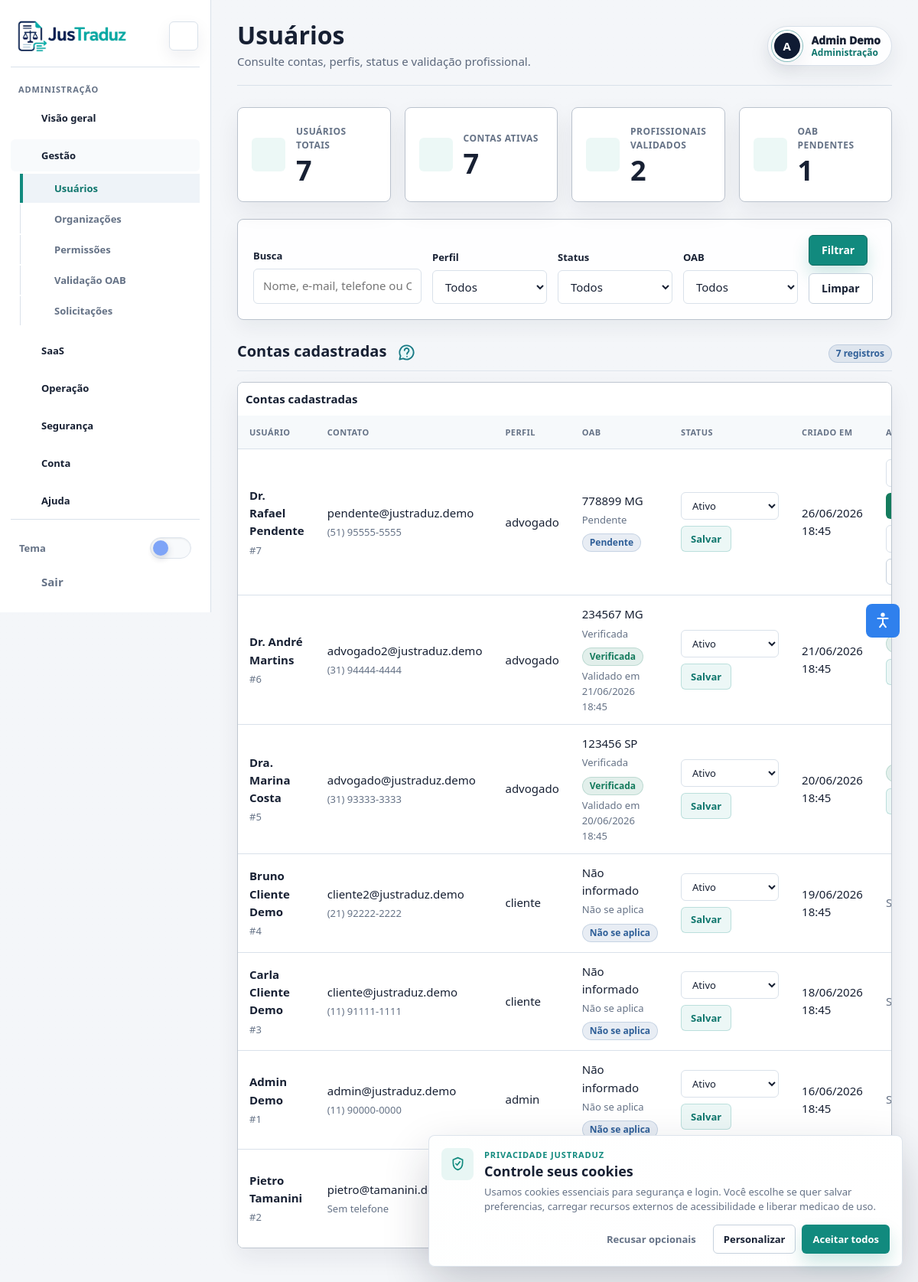
Screenshot of /frontend/admin/usuarios.php (signed in) with the database file from the repository.
### tables this page shows
CREATE TABLE IF NOT EXISTS users (
    id INT AUTO_INCREMENT PRIMARY KEY,
    organization_id INT NULL,
    nome VARCHAR(100) NOT NULL,
    email VARCHAR(100) UNIQUE NOT NULL,
    senha VARCHAR(255) NOT NULL,
    tipo ENUM('cliente', 'advogado', 'admin') NOT NULL,
    
    oab VARCHAR(20),
    oab_uf VARCHAR(10),
    oab_status VARCHAR(50),
    oab_rejection_reason TEXT NULL,
    oab_submitted_at DATETIME NULL,
    oab_validated_at DATETIME NULL,
    oab_validated_by INT NULL,
    oab_parametro TEXT,
    oab_verificado BOOLEAN DEFAULT FALSE,

     
    oab_tipo VARCHAR(50),
    status_cna ENUM('pendente', 'verificado', 'invalido', 'nao_encontrado') DEFAULT 'pendente',
    cna_validado_em DATETIME NULL,
    cna_origem VARCHAR(50) NULL,
    cna_payload_cache TEXT NULL,
    cna_ultimo_erro TEXT NULL,
    cna_tentativas INT DEFAULT 0,
    
    telefone VARCHAR(25),
    cpf VARCHAR(14),
    foto_perfil VARCHAR(255),
    google_sub VARCHAR(255) UNIQUE,
    google_picture VARCHAR(255),
    google_linked_at DATETIME NULL,
    provider VARCHAR(30) NULL,
    profile_completed BOOLEAN DEFAULT TRUE,
    email_verified_at DATETIME NULL,
    deletion_requested_at DATETIME NULL,
    deletion_scheduled_at DATETIME NULL,
    status ENUM('ativo','inativo') DEFAULT 'ativo',
    created_at TIMESTAMP DEFAULT CURRENT_TIMESTAMP,
    updated_at DATETIME NULL DEFAULT NULL ON UPDATE CURRENT_TIMESTAMP,
    INDEX idx_users_tipo_status (tipo, status),
    UNIQUE KEY uniq_users_cpf (cpf),
    INDEX idx_users_oab_status (oab_status),
    INDEX idx_users_organization (organization_id),
    INDEX idx_users_provider (provider),
    INDEX idx_users_google_sub (google_sub),
    INDEX idx_users_deletion_schedule (deletion_scheduled_at),
    FOREIGN KEY (oab_validated_by) REFERENCES users(id) ON DELETE SET NULL
) DEFAULT CHARSET=utf8mb4;

### frontend/admin/usuarios.php (called while the page is built)
<?php
require dirname(__DIR__) . '/pages/admin/usuarios.php';

### frontend/app/support/database.php (called while the page is built, shortened)
<?php
function count_query(PDO $pdo, string $sql, array $params = []): int
{
    $stmt = $pdo->prepare($sql);
    $stmt->execute($params);
    return (int) $stmt->fetchColumn();
}
function fetch_all(PDO $pdo, string $sql, array $params = []): array
{
    $stmt = $pdo->prepare($sql);
    $stmt->execute($params);
    return $stmt->fetchAll();
}

### frontend/app/support/session.php (called while the page is built, shortened)
<?php
function is_logged_in(): bool
{
    return isset($_SESSION['logado']) && $_SESSION['logado'] === true;
}
function current_user_id(): int
{
    return (int) ($_SESSION['id'] ?? 0);
}

### frontend/app/support/http.php (called while the page is built, shortened)
<?php
function e(?string $value): string
{
    return htmlspecialchars((string) $value, ENT_QUOTES, 'UTF-8');
}

### backend/app/config/app.php (called while the page is built, shortened)
<?php
function app_base_path(): string
{
    static $basePath = null;
    if ($basePath !== null) {
        return $basePath;
    }
    $override = getenv('APP_BASE_PATH');
    if ($override !== false) {
        $basePath = rtrim('/' . trim((string) $override, '/'), '/');
        return $basePath === '/' ? '' : $basePath;
    }
    $basePath = '';
    return $basePath;
}
function app_url(string $path = ''): string
{
    $path = '/' . ltrim($path, '/');
    return app_base_path() . ($path === '/' ? '' : $path);
}

### frontend/pages/admin/usuarios.php (the view, shortened to what this page needs)
<?php
require_once dirname(__DIR__, 2) . '/app/bootstrap.php';
function admin_oab_label(array $user): string
{
    if ($user['tipo'] !== 'advogado') {
        return 'Não se aplica';
    }
    if ((int) ($user['oab_verificado'] ?? 0) === 1) {
        return 'Verificada';
    }
    $status = (string) ($user['status_cna'] ?? 'pendente');
    return match ($status) {
        'invalido' => 'Inválida',
        'nao_encontrado' => 'Não encontrada',
        'verificado' => 'Verificada',
        default => 'Pendente',
    };
}
function admin_oab_badge_class(array $user): string
{
    if ($user['tipo'] !== 'advogado') {
        return 'badge-info';
    }
    if ((int) ($user['oab_verificado'] ?? 0) === 1 || ($user['status_cna'] ?? '') === 'verificado') {
        return 'badge-success';
    }
    return 'badge-info';
}
$q = trim((string) ($_GET['q'] ?? ''));
$where = ["tipo IN ('cliente', 'advogado', 'admin')"];
$params = [];
$sql = 'SELECT id, nome, email, tipo, telefone, oab, oab_uf, oab_status, oab_verificado, status_cna, cna_validado_em, cna_origem, cna_ultimo_erro, status, created_at FROM users';
if ($where) {
    $sql .= ' WHERE ' . implode(' AND ', $where);
}
$sql .= ' ORDER BY created_at DESC';
$users = fetch_all($pdo, $sql, $params);
$userTotal = count_query($pdo, "SELECT COUNT(*) FROM users WHERE tipo IN ('cliente', 'advogado', 'admin')");
$activeTotal = count_query($pdo, "SELECT COUNT(*) FROM users WHERE tipo IN ('cliente', 'advogado', 'admin') AND status = 'ativo'");
$verifiedProfessionalTotal = count_query($pdo, "SELECT COUNT(*) FROM users WHERE tipo = 'advogado' AND oab_verificado = TRUE");
$pendingProfessionalTotal = count_query(
    $pdo,
    "SELECT COUNT(*) FROM users
     WHERE tipo = 'advogado'
       AND oab_verificado = FALSE
       AND COALESCE(status_cna, 'pendente') = 'pendente'
       AND COALESCE(oab, '') <> ''
       AND COALESCE(oab_uf, '') <> ''"
);
?>
<!DOCTYPE html>
<html lang="pt-BR">
<head>
  <link rel="stylesheet" href="../assets/css/style.css?v=site-polish-20260625">
</head>
<body>
  <div class="app-shell admin-shell">
    <main class="app-main">
      <?php render_topbar('Usuários', 'Consulte contas, perfis, status e validação profissional.', current_user_name()); ?>
      <section class="grid grid-4">
        <?= stat_card('Usuários totais', $userTotal, 'users') ?>
        <?= stat_card('Contas ativas', $activeTotal, 'check') ?>
        <?= stat_card('Profissionais validados', $verifiedProfessionalTotal, 'shield') ?>
        <?= stat_card('OAB pendentes', $pendingProfessionalTotal, 'help') ?>
      </section>
      <form class="card admin-filter admin-filter-wide" method="get">
        <div class="field">
          <label for="q">Busca</label>
          <input class="input" id="q" name="q" value="<?= e($q) ?>" placeholder="Nome, e-mail, telefone ou OAB">
        </div>
        <div class="field">
          <label for="tipo">Perfil</label>
          <select class="select" id="tipo" name="tipo">
            <option value="">Todos</option>
          </select>
        </div>
        <div class="field">
          <label for="status">Status</label>
          <select class="select" id="status" name="status">
            <option value="">Todos</option>
          </select>
        </div>
        <div class="field">
          <label for="oab">OAB</label>
          <select class="select" id="oab" name="oab">
            <option value="">Todos</option>
          </select>
        </div>
        <div class="form-actions">
          <button class="btn btn-primary" type="submit">Filtrar</button>
          <a class="btn btn-outline" href="usuarios.php">Limpar</a>
        </div>
      </form>
      <section class="dash-section">
        <div class="dash-section-title">
          <h2>Contas cadastradas</h2>
          <span class="badge badge-info"><?= e((string) count($users)) ?> registros</span>
        </div>
        <?php if (!$users): ?>
          <?= empty_state('Nenhum usuário encontrado para os filtros selecionados.') ?>
        <?php else: ?>
          <div class="table-wrap">
            <table class="table admin-users-table">
              <thead><tr><th>Usuário</th><th>Contato</th><th>Perfil</th><th>OAB</th><th>Status</th><th>Criado em</th><th>Ações</th></tr></thead>
              <tbody>
                <?php foreach ($users as $user): ?>
                  <?php $isProfessional = $user['tipo'] === 'advogado'; ?>
                  <tr>
                    <td><strong><?= e($user['nome']) ?></strong><span class="table-subtext">#<?= (int) $user['id'] ?></span></td>
                    <td><?= e($user['email']) ?><span class="table-subtext"><?= e($user['telefone'] ?: 'Sem telefone') ?></span></td>
                    <td><?= e($user['tipo']) ?></td>
                    <td>
                      <?= e(trim(($user['oab'] ?? '') . ' ' . ($user['oab_uf'] ?? '')) ?: 'Não informado') ?>
                      <span class="table-subtext"><?= e(admin_oab_label($user)) ?></span>
                      <span class="badge <?= e(admin_oab_badge_class($user)) ?> mt-8"><?= e(admin_oab_label($user)) ?></span>
                      <?php if (!empty($user['cna_validado_em'])): ?>
                        <span class="table-subtext">Validado em <?= e(date('d/m/Y H:i', strtotime($user['cna_validado_em']))) ?></span>
                      <?php endif; ?>
                    </td>
                    <td>
                      <form class="action-form action-form-stack" action="<?= e(app_url('/backend/public/index.php?rota=/admin/users/status')) ?>" method="post">
                        <select class="select select-sm" name="status" aria-label="Status de <?= e($user['nome']) ?>">
                          <option value="ativo" <?= $user['status'] === 'ativo' ? 'selected' : '' ?>>Ativo</option>
                        </select>
                        <button class="btn btn-soft btn-sm" type="submit">Salvar</button>
                      </form>
                    </td>
                    <td><?= e(date('d/m/Y H:i', strtotime($user['created_at']))) ?></td>
                    <td>
                      <?php if (!$isProfessional): ?>
                        <span class="text-muted">Sem ação OAB</span>
                      <?php else: ?>
                        <div class="stacked-actions">
                          <?php if ((int) ($user['oab_verificado'] ?? 0) === 1 || ($user['status_cna'] ?? '') === 'verificado'): ?>
                            <span class="badge badge-success"><?= icon_svg('check') ?> OAB verificada</span>
                            <form class="action-form" action="<?= e(app_url('/backend/public/index.php?rota=/admin/professionals/oab')) ?>" method="post">
                              <button class="btn btn-soft btn-sm" type="submit">Revisar novamente</button>
                            </form>
                          <?php else: ?>
                            <form class="action-form" action="<?= e(app_url('/backend/public/index.php?rota=/admin/professionals/oab')) ?>" method="post">
                              <input class="input admin-reason-input" name="justificativa" placeholder="Fonte da validação" required>
                              <button class="btn btn-success btn-sm" type="submit"><?= icon_svg('check') ?> Aprovar</button>
                            </form>
                            <form class="action-form action-form-stack" action="<?= e(app_url('/backend/public/index.php?rota=/admin/professionals/oab')) ?>" method="post" data-confirm="Reprovar esta OAB vai manter a conta profissional bloqueada. Continuar?">
                              <input class="input admin-reason-input" name="justificativa" placeholder="Motivo da reprovação" required>
                              <button class="btn btn-outline btn-sm" type="submit">Excluir por OAB inválida</button>
                            </form>
                          <?php endif; ?>
                        </div>
                      <?php endif; ?>
                    </td>
                  </tr>
                <?php endforeach; ?>
              </tbody>
            </table>
          </div>
        <?php endif; ?>
      </section>
    </main>
  </div>
</body>
</html>

### frontend/assets/css/base.css (style rules this page uses)
:root { --navy: #172033; --navy-2: #24324a; --teal: #118a7e; --teal-2: #0f766d; --mint: #e8f6f4; --bg: #f4f6f9; --surface: #ffffff; --surface-2: #f8fafc; --surface-3: #eef3f8; --line: #d9e1ea; --line-strong: #c6d1dd; --text: #172033; --muted: #657286; --danger: #c2413a; --warning: #a86716; --success: #147b5d; --info: #2f5f98; --shadow: 0 22px 48px rgba(23, 32, 51, .12); --shadow-sm: 0 8px 22px rgba(23, 32, 51, .07); --avatar-bg: #0f1b33; --avatar-text: #ffffff; --avatar-ring: #ffffff; --radius: 8px; --radius-sm: 6px; --font: "Manrope", "Segoe UI", Roboto, Arial, sans-serif; }
* { box-sizing: border-box; }
html { scroll-behavior: smooth; scroll-padding-top: 84px; scrollbar-color: rgba(11, 143, 130, .72) #f1f5f8; scrollbar-width: thin; }
body { margin: 0; min-height: 100vh; background: var(--bg); color: var(--text); font-family: var(--font); font-size: 15px; line-height: 1.55; text-rendering: optimizeLegibility; }
a { color: inherit; text-decoration: none; }
button, input, select, textarea { font: inherit; }
button { cursor: pointer; }
.btn { display: inline-flex; align-items: center; justify-content: center; min-height: 40px; padding: 0 18px; border-radius: var(--radius-sm); border: 1px solid transparent; font-size: 14px; font-weight: 700; transition: transform .2s ease, box-shadow .2s ease, background-color .2s ease, border-color .2s ease, color .2s ease; }
.btn-sm { min-height: 34px; padding: 0 14px; font-size: 13px; }
.btn-primary { background: var(--teal); color: #fff; border-color: var(--teal); box-shadow: 0 10px 22px rgba(17, 138, 126, .18); }
.btn-outline { background: var(--surface); color: var(--navy); border-color: var(--line-strong); }
.badge { display: inline-flex; align-items: center; border-radius: 999px; padding: 5px 10px; font-size: 12px; font-weight: 800; }
.badge-success { background: rgba(20, 123, 93, .11); color: var(--success); }
.grid { display: grid; gap: 18px; isolation: isolate; }
.grid-4 { grid-template-columns: repeat(4, 1fr); }
.card { background: var(--surface); border: 1px solid var(--line); border-radius: 12px; padding: 22px; box-shadow: 0 1px 0 rgba(23, 32, 51, .02); }
.form-actions { display: flex; }

### frontend/assets/css/layout.css (style rules this page uses)
.grid { display: grid; gap: 18px; }
.grid-4 { grid-template-columns: repeat(4, minmax(0, 1fr)); }

### frontend/assets/css/dashboard.css (style rules this page uses)
.app-shell { --sidebar-width: 276px; --sidebar-collapsed-width: 78px; display: grid; grid-template-columns: var(--sidebar-width) minmax(0, 1fr); min-height: 100vh; background: linear-gradient(180deg, color-mix(in srgb, var(--bg) 92%, transparent), var(--bg)), var(--bg); }
.app-shell.sidebar-ready { transition: grid-template-columns .24s cubic-bezier(.2, .8, .2, 1); }
.app-main { min-width: 0; max-width: 1480px; width: 100%; margin: 0 auto; padding: 28px 34px 44px; }
.dash-section { margin-top: 22px; }
.dash-section-title { display: flex; justify-content: space-between; align-items: center; gap: 14px; margin-bottom: 12px; }
.dash-section-title h2 { margin: 0; color: var(--navy); font-size: 18px; line-height: 1.25; }
.review-actions, .stacked-actions { display: flex; align-items: center; gap: 8px; flex-wrap: wrap; }
.admin-filter { display: grid; grid-template-columns: minmax(180px, 260px) minmax(180px, 260px) auto; align-items: end; gap: 14px; margin-top: 22px; }
.admin-filter-wide, .admin-filter-documents, .admin-filter-requests { grid-template-columns: minmax(220px, 1.2fr) repeat(3, minmax(150px, .7fr)) auto; }
.action-form-stack { align-items: flex-start; flex-direction: column; }
.admin-reason-input { min-width: 190px; min-height: 34px; padding: 7px 10px; font-size: 13px; }
.table td strong { display: block; color: var(--navy); }
.table-subtext, .compact-table td span:not(.badge) { display: block; margin-top: 3px; color: var(--muted); font-size: 13px; font-weight: 500; }
.app-main { padding-top: 32px; }
.dash-section { margin-top: 28px; }
.dash-section-title { align-items: flex-end; margin-bottom: 14px; padding-bottom: 10px; border-bottom: 1px solid color-mix(in srgb, var(--line) 82%, transparent); }
.dash-section-title h2 { font-size: 20px; letter-spacing: 0; }
.admin-filter, .agenda-filter, .task-filter-grid, .case-filter, .lawyer-directory-filter, .process-filter { border-color: color-mix(in srgb, var(--line) 84%, var(--navy)); background: color-mix(in srgb, var(--surface) 88%, var(--surface-2)); }
.table-wrap { box-shadow: 0 12px 30px rgba(23, 32, 51, .07); }

### frontend/assets/css/accessibility.css (style rules this page uses)
:root { --floating-a11y-size: 44px; --floating-a11y-gap: 10px; --floating-a11y-right: 24px; --floating-a11y-radius: 8px; }

### rows the page displays
users: nome "Dr. Rafael Pendente", id "7", email "pendente@justraduz.demo", telefone "(51) 95555-5555", tipo "advogado", oab+oab_uf "778899 MG", status_cna "Pendente", status "Ativo", created_at "26/06/2026 18:45"
users: nome "Dr. André Martins", id "6", email "advogado2@justraduz.demo", telefone "(31) 94444-4444", tipo "advogado", oab+oab_uf "234567 MG", oab_verificado "Verificada", cna_validado_em "21/06/2026 18:45", status "Ativo", created_at "21/06/2026 18:45"
users: nome "Dra. Marina Costa", id "5", email "advogado@justraduz.demo", telefone "(31) 93333-3333", tipo "advogado", oab+oab_uf "123456 SP", oab_verificado "Verificada", cna_validado_em "20/06/2026 18:45", status "Ativo", created_at "20/06/2026 18:45"
users: nome "Bruno Cliente Demo", id "4", email "cliente2@justraduz.demo", telefone "(21) 92222-2222", tipo "cliente", oab+oab_uf "Não informado", tipo "Não se aplica", status "Ativo", created_at "19/06/2026 18:45", shows "Sem ação OAB"
users: nome "Carla Cliente Demo", id "3", email "cliente@justraduz.demo", telefone "(11) 91111-1111", tipo "cliente", oab+oab_uf "Não informado", tipo "Não se aplica", status "Ativo", created_at "18/06/2026 18:45", shows "Sem ação OAB"
users: nome "Admin Demo", id "1", email "admin@justraduz.demo", telefone "(11) 90000-0000", tipo "admin", oab+oab_uf "Não informado", tipo "Não se aplica", status "Ativo", created_at "16/06/2026 18:45", shows "Sem ação OAB"
users: nome "Pietro Tamanini", id "2", email "pietro@tamanini.dev.br", telefone "Sem telefone", tipo "admin", oab+oab_uf "Não informado", tipo "Não se aplica", status "Ativo", created_at "16/06/2026 18:45"

### other values shown
$label "ADMINISTRAÇÃO"
$module['label'] "Visão geral"
$module['label'] "Gestão"
$item['label'] "Usuários"
$item['label'] "Organizações"
$item['label'] "Permissões"
$item['label'] "Validação OAB"
$item['label'] "Solicitações"
$module['label'] "SaaS"
$module['label'] "Operação"
$module['label'] "Segurança"
$module['label'] "Conta"
$title "Usuários"
$subtitle "Consulte contas, perfis, status e validação profissional."
current_user_name() "Admin Demo"
